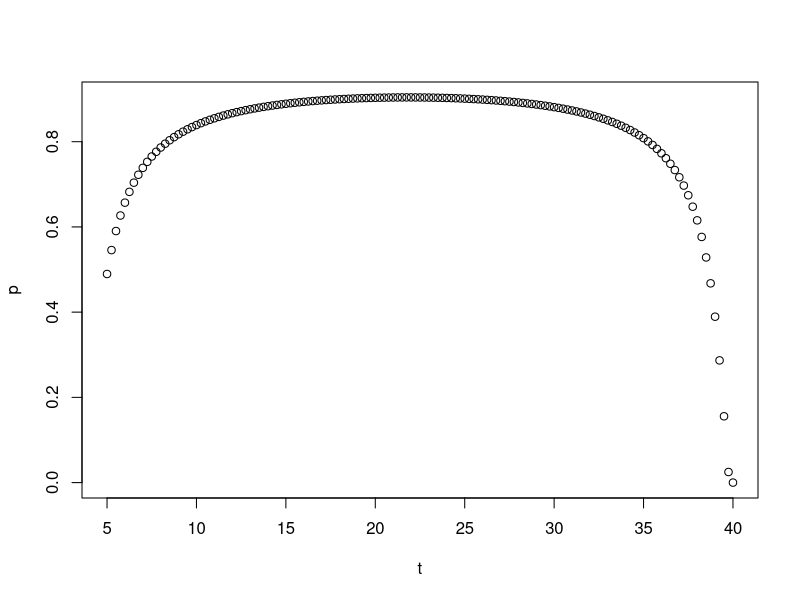
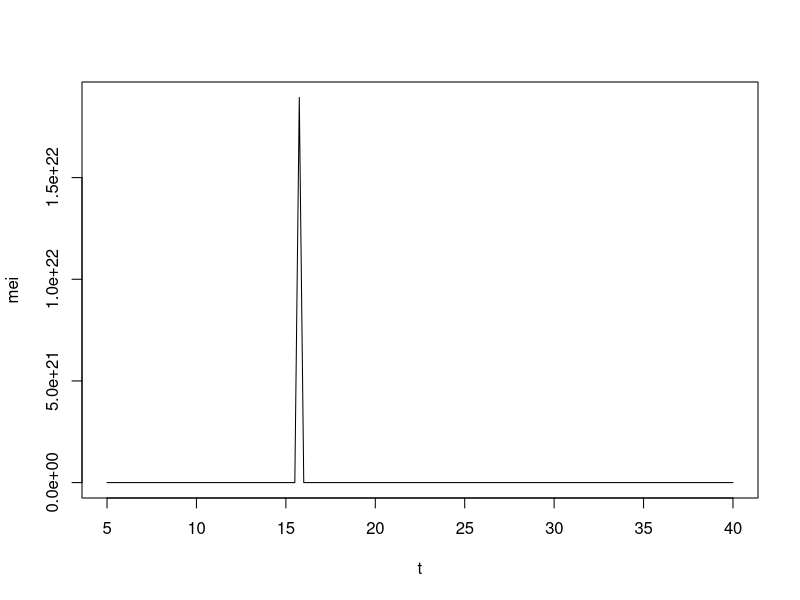
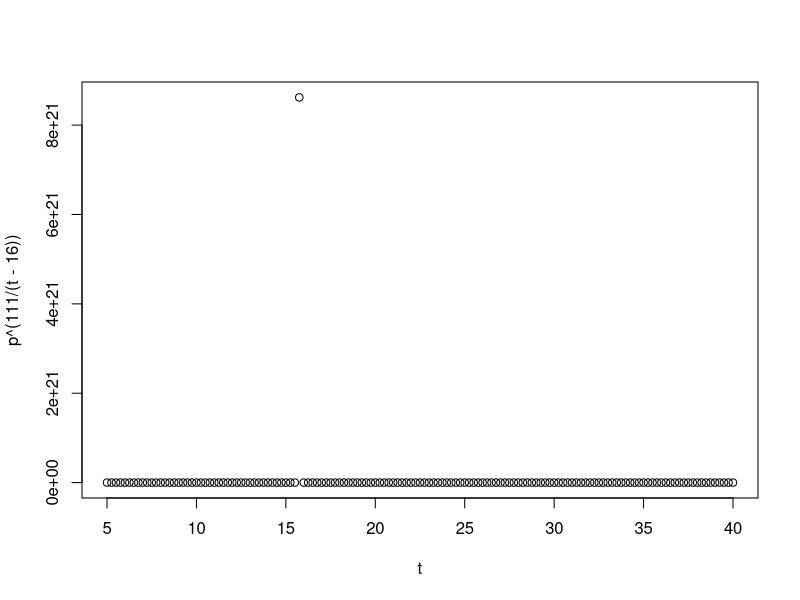

Source code (R) for these figures, in order:
# quick simulation of MEI

# vector of T
t = seq(from=5, to = 40, by=0.25)

# survival
p = exp(-1/(-4.4+1.31*t-0.03*t^2))
plot(t,p)

# MEI
a = 0.5
mei = (a^2*p^(111/(t-16)))/(-log(p))

plot(t,mei,type='l')
plot(t,p^(111/(t-16)))
